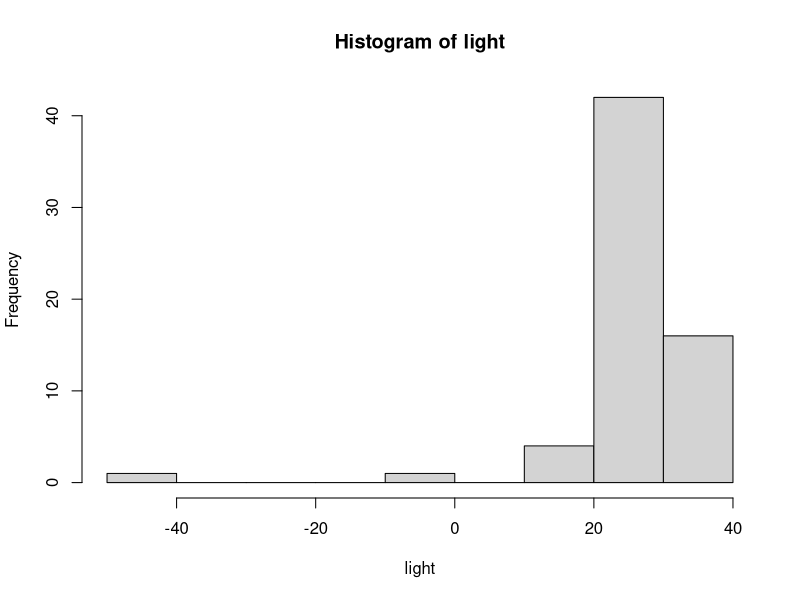
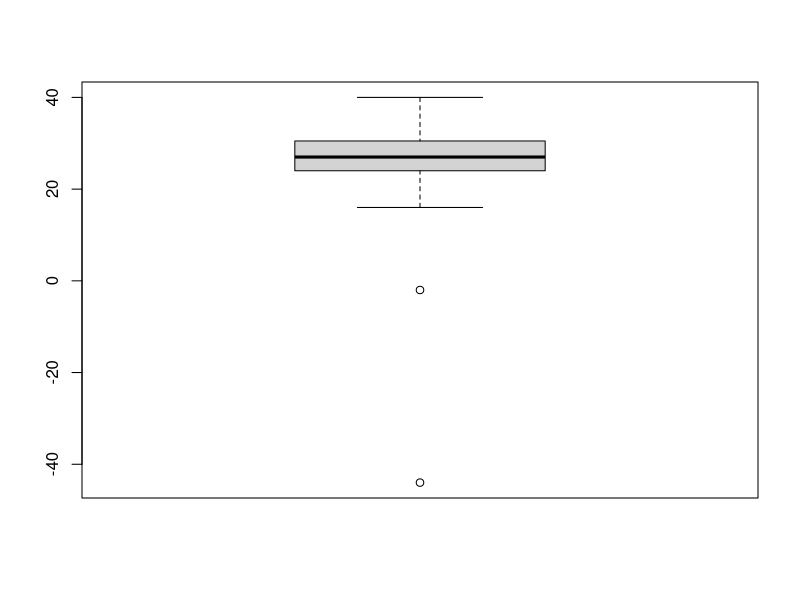
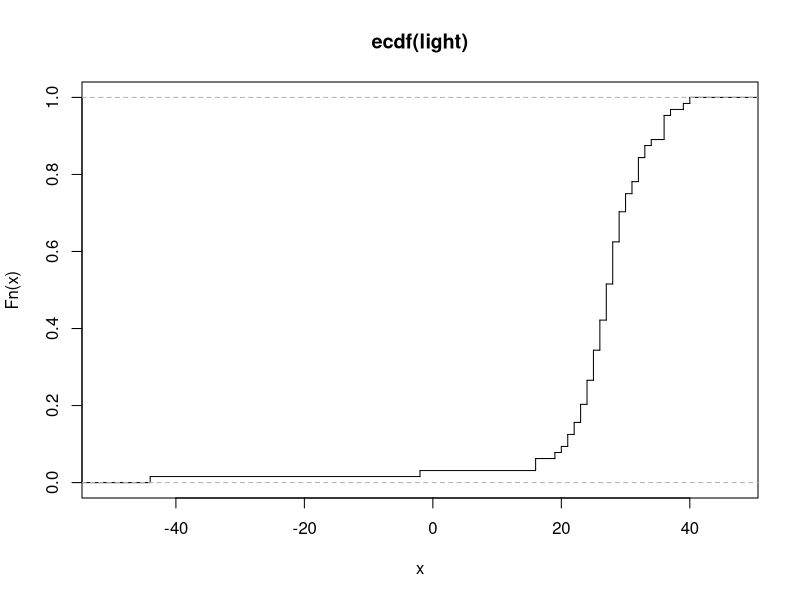

The R script that drew these images, in order: (Note: this script raises an error after producing the figures.)
light = c(28,-44,29,30,24,28,37,32,36,27,26,28
	   ,29, 26,27,22,23,20,25,25,36,23,31,32
         ,27, 33,16,24,29,36,21,28,26,27,27,25
         ,28, 24,40,21,31,32,28,26,30,27,26,24
         ,32, 29,34,-2,25,19,36,29,30,22,28,33
         ,39, 25,16,23)
hist(light)
boxplot(light)
plot(ecdf(light),verticals=T, do.points=F)
quantile(light)

#upper and lower of 95% confidence interval
mean(light) - qt(0.95,63)*(sd(age)/sqrt(64))    
# 20.50491
mean(light) + qt(0.95,63)*(sd(age)/sqrt(64))    
# 31.80759

light2 = c(28,29,30,24,28,37,32,36,27,26,28
	   ,29, 26,27,22,23,20,25,25,36,23,31,32
         ,27, 33,16,24,29,36,21,28,26,27,27,25
         ,28, 24,40,21,31,32,28,26,30,27,26,24
         ,32, 29,34,25,19,36,29,30,22,28,33
         ,39, 25,16,23)
mean(light2) - qt(0.95,61)*(sd(age)/sqrt(62))
# 21.99736
mean(light2) + qt(0.95,61)*(sd(age)/sqrt(62))
# 33.48651



#the right value is shown to be 33.02
#We see that the first confidence interval does not contain this value.
#That is fine, we did choose the 95% interval so there was a 5% probability
#of the real value being outside


#The version without the outliers does contain it so that's nice


#Start of ex 1b
rock.age=c(249,254,243,268,253,269,287,241,273,306,303,280,260,256,278,344,304,283,310)
bootsamp=sample(rock.age,replace=T)
sort(bootsamp); sort(rock.age)

bootagemean<-numeric(0)
for (i in 1:1000) bootagemean[i]<-mean(sample(rock.age,replace=T))
sort(bootagemean)[c(25,975)]
# 265.0526 289.9474

bootagemean[1:10]
#increase to 10000 samples
bootagemean<-numeric(0)
for (i in 1:10000) bootagemean[i]<-mean(sample(rock.age,replace=T))
sort(bootagemean)[c(25,975)]
# 261.4737 269.1053

#increase to 50000 samples
bootagemean<-numeric(0)
for (i in 1:50000) bootagemean[i]<-mean(sample(rock.age,replace=T))
sort(bootagemean)[c(25,975)]
# 259.0000 265.1053

